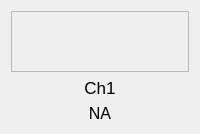
                 <widget class="QFrame" name="frame_ch1_2">
                  <layout class="QVBoxLayout" name="frame_ch1">
                   <item>
                    <widget class="QFrame" name="frame_ch1_color">
                     <property name="sizePolicy">
                      <sizepolicy hsizetype="Fixed" vsizetype="Fixed">
                       <horstretch>0</horstretch>
                       <verstretch>0</verstretch>
                      </sizepolicy>
                     </property>
                     <property name="minimumSize">
                      <size>
                       <width>61</width>
                       <height>61</height>
                      </size>
                     </property>
                     <property name="maximumSize">
                      <size>
                       <width>1000</width>
                       <height>61</height>
                      </size>
                     </property>
                     <property name="sizeIncrement">
                      <size>
                       <width>1</width>
                       <height>1</height>
                      </size>
                     </property>
                     <property name="accessibleName">
                      <string>color_frame</string>
                     </property>
                     <property name="styleSheet">
                      <string notr="true"/>
                     </property>
                     <property name="frameShape">
                      <enum>QFrame::StyledPanel</enum>
                     </property>
                     <property name="frameShadow">
                      <enum>QFrame::Raised</enum>
                     </property>
                    </widget>
                   </item>
                   <item>
                    <widget class="QLabel" name="label_ch1">
                     <property name="minimumSize">
                      <size>
                       <width>61</width>
                       <height>0</height>
                      </size>
                     </property>
                     <property name="maximumSize">
                      <size>
                       <width>16777215</width>
                       <height>30</height>
                      </size>
                     </property>
                     <property name="font">
                      <font>
                       <pointsize>13</pointsize>
                       <italic>false</italic>
                       <bold>false</bold>
                      </font>
                     </property>
                     <property name="text">
                      <string>Ch1</string>
                     </property>
                     <property name="alignment">
                      <set>Qt::AlignCenter</set>
                     </property>
                    </widget>
                   </item>
                   <item>
                    <widget class="QLabel" name="label_ch1_value">
                     <property name="minimumSize">
                      <size>
                       <width>61</width>
                       <height>0</height>
                      </size>
                     </property>
                     <property name="maximumSize">
                      <size>
                       <width>16777215</width>
                       <height>30</height>
                      </size>
                     </property>
                     <property name="font">
                      <font>
                       <pointsize>12</pointsize>
                       <italic>false</italic>
                       <bold>false</bold>
                      </font>
                     </property>
                     <property name="styleSheet">
                      <string notr="true">font:12pt</string>
                     </property>
                     <property name="text">
                      <string>NA</string>
                     </property>
                     <property name="alignment">
                      <set>Qt::AlignCenter</set>
                     </property>
                    </widget>
                   </item>
                  </layout>
                 </widget>
